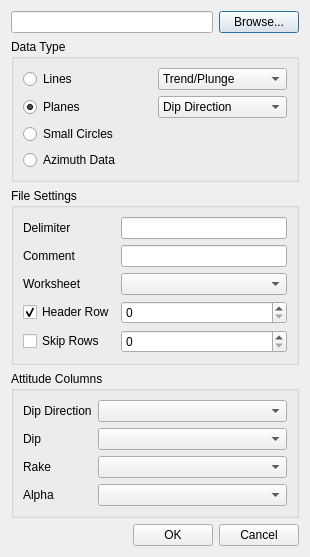
<?xml version="1.0" encoding="UTF-8"?>
<ui version="4.0">
 <class>Dialog</class>
 <widget class="QDialog" name="Dialog">
  <property name="geometry">
   <rect>
    <x>0</x>
    <y>0</y>
    <width>310</width>
    <height>552</height>
   </rect>
  </property>
  <property name="windowTitle">
   <string>Import Data</string>
  </property>
  <layout class="QVBoxLayout" name="verticalLayout_2">
    <item>
    <layout class="QHBoxLayout" name="horizontalLayout_2">
     <item>
      <widget class="QLineEdit" name="fname">
       <property name="readOnly">
        <bool>false</bool>
       </property>
      </widget>
     </item>
     <item>
      <widget class="QPushButton" name="browse">
       <property name="text">
        <string>Browse...</string>
       </property>
      </widget>
     </item>
    </layout>
   </item>
   <item>
    <widget class="QGroupBox" name="groupBox">
     <property name="title">
      <string>Data Type</string>
     </property>
     <layout class="QVBoxLayout" name="verticalLayout">
      <item>
       <layout class="QHBoxLayout" name="horizontalLayout_4">
        <item>
         <widget class="QRadioButton" name="lines">
          <property name="text">
           <string>Lines</string>
          </property>
         </widget>
        </item>
        <item>
         <widget class="QComboBox" name="linetype">
          <item>
           <property name="text">
            <string>Trend/Plunge</string>
           </property>
          </item>
          <item>
           <property name="text">
            <string>Rake</string>
           </property>
          </item>
         </widget>
        </item>
       </layout>
      </item>
      <item>
       <layout class="QHBoxLayout" name="horizontalLayout_3">
        <item>
         <widget class="QRadioButton" name="planes">
          <property name="text">
           <string>Planes</string>
          </property>
          <property name="checked">
           <bool>true</bool>
          </property>
         </widget>
        </item>
        <item>
         <widget class="QComboBox" name="planetype">
          <item>
           <property name="text">
            <string>Dip Direction</string>
           </property>
          </item>
          <item>
           <property name="text">
            <string>Direction</string>
           </property>
          </item>
         </widget>
        </item>
       </layout>
      </item>
      <item>
       <widget class="QRadioButton" name="small_circle">
        <property name="text">
         <string>Small Circles</string>
        </property>
       </widget>
      </item>
      <item>
       <widget class="QRadioButton" name="circular">
        <property name="text">
         <string>Azimuth Data</string>
        </property>
       </widget>
      </item>
     </layout>
    </widget>
   </item>
   <item>
    <widget class="QGroupBox" name="groupBox_3">
     <property name="title">
      <string>File Settings</string>
     </property>
     <layout class="QGridLayout" name="gridLayout_2">
      <item row="4" column="0">
       <widget class="QCheckBox" name="do_skip">
        <property name="text">
         <string>Skip Rows</string>
        </property>
       </widget>
      </item>
      <item row="3" column="0">
       <widget class="QCheckBox" name="has_header">
        <property name="text">
         <string>Header Row</string>
        </property>
        <property name="checked">
         <bool>true</bool>
        </property>
       </widget>
      </item>
      <item row="4" column="1">
       <widget class="QSpinBox" name="skip_rows"/>
      </item>
      <item row="0" column="0">
       <widget class="QLabel" name="label">
        <property name="text">
         <string>Delimiter</string>
        </property>
       </widget>
      </item>
      <item row="0" column="1">
       <widget class="QLineEdit" name="delimiter"/>
      </item>
      <item row="3" column="1">
       <widget class="QSpinBox" name="header_row"/>
      </item>
      <item row="2" column="1">
       <widget class="QComboBox" name="worksheet"/>
      </item>
      <item row="2" column="0">
       <widget class="QLabel" name="label_5">
        <property name="text">
         <string>Worksheet</string>
        </property>
       </widget>
      </item>
      <item row="1" column="0">
       <widget class="QLabel" name="label_2">
        <property name="text">
         <string>Comment</string>
        </property>
       </widget>
      </item>
      <item row="1" column="1">
       <widget class="QLineEdit" name="comment_marker"/>
      </item>
     </layout>
    </widget>
   </item>
   <item>
    <widget class="QGroupBox" name="groupBox_2">
     <property name="title">
      <string>Attitude Columns</string>
     </property>
     <layout class="QFormLayout" name="formLayout">
      <item row="0" column="0">
       <widget class="QLabel" name="longitude_label">
        <property name="text">
         <string>Dip Direction</string>
        </property>
       </widget>
      </item>
      <item row="0" column="1">
       <widget class="QComboBox" name="longitude"/>
      </item>
      <item row="1" column="0">
       <widget class="QLabel" name="colatitude_label">
        <property name="text">
         <string>Dip</string>
        </property>
       </widget>
      </item>
      <item row="1" column="1">
       <widget class="QComboBox" name="colatitude"/>
      </item>
      <item row="2" column="0">
       <widget class="QLabel" name="rake_label">
        <property name="text">
         <string>Rake</string>
        </property>
       </widget>
      </item>
      <item row="2" column="1">
       <widget class="QComboBox" name="rake"/>
      </item>
      <item row="3" column="0">
       <widget class="QLabel" name="alpha_label">
        <property name="text">
         <string>Alpha</string>
        </property>
       </widget>
      </item>
      <item row="3" column="1">
       <widget class="QComboBox" name="alpha"/>
      </item>
     </layout>
    </widget>
   </item>
   <item>
    <layout class="QHBoxLayout" name="horizontalLayout">
     <item>
      <spacer name="horizontalSpacer">
       <property name="orientation">
        <enum>Qt::Horizontal</enum>
       </property>
       <property name="sizeHint" stdset="0">
        <size>
         <width>40</width>
         <height>20</height>
        </size>
       </property>
      </spacer>
     </item>
     <item>
      <widget class="QPushButton" name="ok_button">
       <property name="text">
        <string>OK</string>
       </property>
      </widget>
     </item>
     <item>
      <widget class="QPushButton" name="cancel_button">
       <property name="text">
        <string>Cancel</string>
       </property>
      </widget>
     </item>
    </layout>
   </item>
  </layout>
 </widget>
 <resources/>
 <connections>
  <connection>
   <sender>ok_button</sender>
   <signal>clicked()</signal>
   <receiver>Dialog</receiver>
   <slot>accept()</slot>
   <hints>
    <hint type="sourcelabel">
     <x>163</x>
     <y>430</y>
    </hint>
    <hint type="destinationlabel">
     <x>145</x>
     <y>225</y>
    </hint>
   </hints>
  </connection>
  <connection>
   <sender>cancel_button</sender>
   <signal>clicked()</signal>
   <receiver>Dialog</receiver>
   <slot>reject()</slot>
   <hints>
    <hint type="sourcelabel">
     <x>244</x>
     <y>430</y>
    </hint>
    <hint type="destinationlabel">
     <x>145</x>
     <y>225</y>
    </hint>
   </hints>
  </connection>
 </connections>
</ui>
